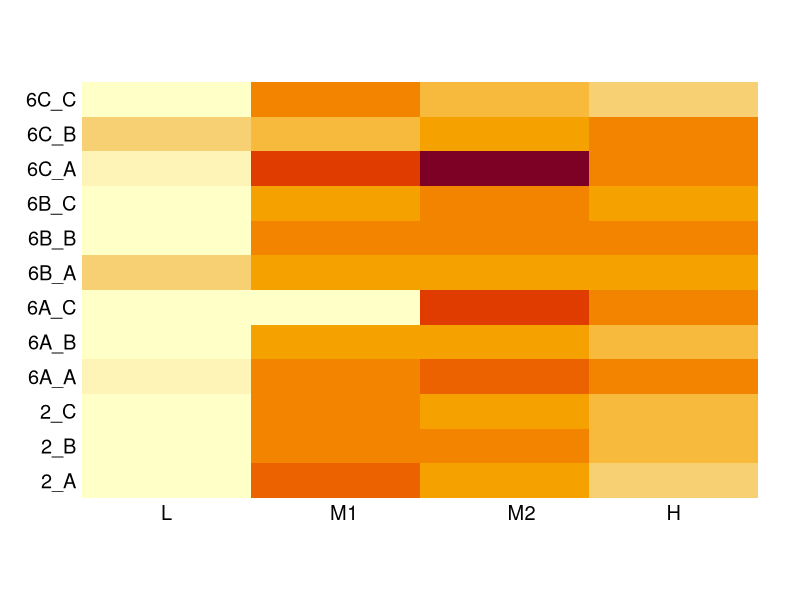
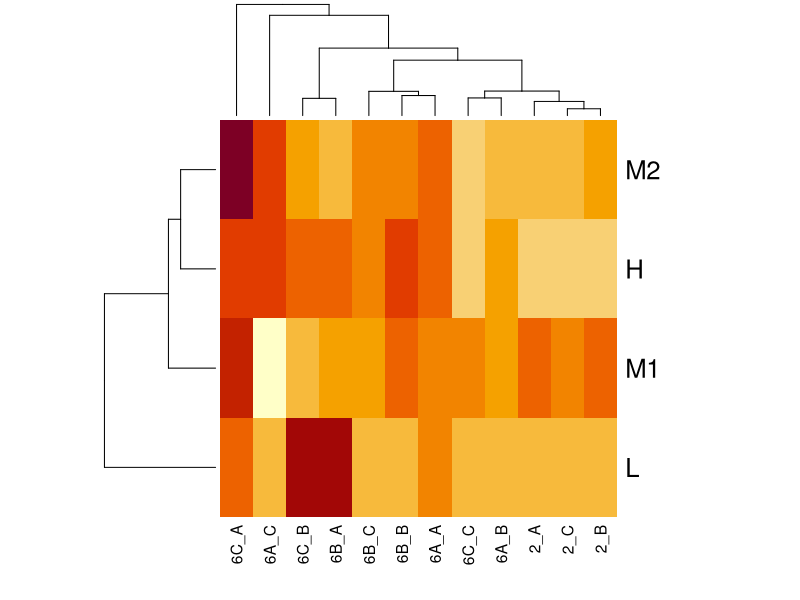
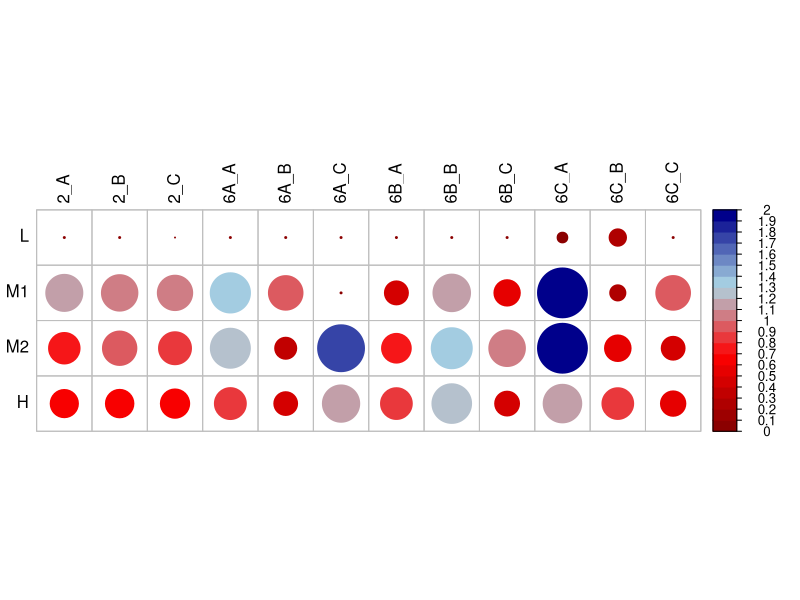

Source code (R) for these figures, in order:
# code for overview figure

require(ggplot2)
require(corrplot)

#data <- read.csv("ResultsWithoutMortality_new_mod.csv")
data <- read.csv("ResultsWithoutMortality_nov2016.csv")
# some a-values included
dispersal <- c(0.008, 0.064, 0.256, 2.048)

data1<-data[data$aValue==dispersal[1],]
data2<-data[data$aValue==dispersal[2],]
data3<-data[data$aValue==dispersal[3],]
data4<-data[data$aValue==dispersal[4],]
data_new <- rbind(data1, data2, data3, data4)

# Below if one wants to use only four dispersal values
data_all <- read.csv("data_bae.csv", sep="\t")
data_all_patches <- read.csv("data_bae_patches.csv")
data_all_patches <- data_all_patches[,-1]

# Below if one wants to use all dispersal values
dataA<-data[,c(1,2,3,8)]
colnames(dataA)[4] <- "popDensity"
dataA$time <- "1-shiftStart"
dataA$aValue[dataA$aValue==0.001 | dataA$aValue==0.002 | dataA$aValue==0.004 | dataA$aValue==0.008]=1
dataA$aValue[dataA$aValue==0.016 | dataA$aValue==0.032 | dataA$aValue==0.064 | dataA$aValue==0.128]=2
dataA$aValue[dataA$aValue==0.256 | dataA$aValue==0.512 | dataA$aValue==1.024]=3
dataA$aValue[dataA$aValue==2.048 | dataA$aValue==4.096 | dataA$aValue==8.192 | dataA$aValue==16.384]=4

dataB<-data[,c(1,2,3,4)]
colnames(dataB)[4] <- "popDensity"
dataB$time <- "2-shiftEnd"
dataB$aValue[dataB$aValue==0.001 | dataB$aValue==0.002 | dataB$aValue==0.004 | dataB$aValue==0.008]=1
dataB$aValue[dataB$aValue==0.016 | dataB$aValue==0.032 | dataB$aValue==0.064 | dataB$aValue==0.128]=2
dataB$aValue[dataB$aValue==0.256 | dataB$aValue==0.512 | dataB$aValue==1.024]=3
dataB$aValue[dataB$aValue==2.048 | dataB$aValue==4.096 | dataB$aValue==8.192 | dataB$aValue==16.384]=4

dataC<-data[,c(1,2,3,6)]
colnames(dataC)[4] <- "popDensity"
dataC$time <- "3-simEnd"
dataC$aValue[dataC$aValue==0.001 | dataC$aValue==0.002 | dataC$aValue==0.004 | dataC$aValue==0.008]=1
dataC$aValue[dataC$aValue==0.016 | dataC$aValue==0.032 | dataC$aValue==0.064 | dataC$aValue==0.128]=2
dataC$aValue[dataC$aValue==0.256 | dataC$aValue==0.512 | dataC$aValue==1.024]=3
dataC$aValue[dataC$aValue==2.048 | dataC$aValue==4.096 | dataC$aValue==8.192 | dataC$aValue==16.384]=4

data_AllDisp <- rbind(dataA, dataB, dataC)
disp008<- data_all[which(data_all[,2]==2.048),]

# # BOXPLOTS
# # K-value and landscape type
# pdf("K-pop.pdf")
# plot(data$KValue, data$PopulationAtShiftEnd, ylab="Population density")
# points(data$KValue, data$PopulationAtShiftStart, ylab="Population density", col="blue")
# dev.off()
# 
# pdf("K-landscape.pdf")
# plot(data$LandscapeType, data$KValue, ylab="K-value")
# dev.off()
# 
# 
# # Population density at different times
# p <- ggplot(data=disp008, aes(x=time, y=popDensity))+ facet_grid(aValue+Simlength~LandscapeType)
# p <- p + geom_boxplot(outlier.colour = "black", outlier.size = 1) +  labs(x="Time in simulation", y = "Population density") + theme(axis.text = element_text(size = 12), axis.title=element_text(size=14)) 
# 
# ggsave(file="boxplot_density_disp2048.pdf", width=16, height=10, useDingbats=FALSE)
# 
# ##################
# 
# 
# # Patch occupancy at different times
# p <- ggplot(data=data_all_patches, aes(x=time, y=patchesOccupied))+ facet_grid(aValue~LandscapeType)
# p <- p + geom_boxplot(color= c("darkblue", "darkred", "darkblue"), fill=c("white", "white", "white"),  outlier.colour = "black", outlier.size = 1) +  labs(x="Time in simulation", y = "Occupied habitat patches") + theme(axis.text = element_text(size = 14), axis.title=element_text(size=16)) + ggtitle("Number of patches occupied")
# 
# ggsave(file="boxplot_patches.pdf", width=16, height=10, useDingbats=FALSE)
# 
# # Population density at shift start
# p <- ggplot(data=data_new, aes(factor(aValue), data_new$PopulationAtShiftStart))+ facet_grid(Simlength~LandscapeType)
# p <- p + geom_boxplot(outlier.colour = "black", outlier.size = 1, fill="grey")  +  labs(x="Time in simulation",y = "Population density")+theme_bw() + theme(axis.text = element_text(size = 14), axis.title=element_text(size=16)) 
# ggsave(file="boxplot_densityShiftStart.pdf", width=20, height=8, useDingbats=FALSE)
# 
# # Population density at shift end
# p <- ggplot(data=data_new, aes(factor(aValue), data_new$PopulationAtShiftEnd))+ facet_grid(Simlength~LandscapeType)
# p <- p + geom_boxplot(outlier.colour = "black", outlier.size = 1, fill="grey")  +  labs(x="Time in simulation",y = "Population density")+theme_bw() + theme(axis.text = element_text(size = 14), axis.title=element_text(size=16)) 
# ggsave(file="boxplot_densityShiftEnd.pdf", width=20, height=8, useDingbats=FALSE)
# 
# # Population density at simulation end
# p <- ggplot(data=data_new, aes(factor(aValue), data_new$PopulationAtSimEnd))+ facet_grid(Simlength~LandscapeType)
# p <- p + geom_boxplot(outlier.colour = "black", outlier.size = 1, fill="grey")  +  labs(x="Time in simulation",y = "Population density")+theme_bw() + theme(axis.text = element_text(size = 14), axis.title=element_text(size=16)) 
# ggsave(file="boxplot_densitySimEnd.pdf", width=20, height=8, useDingbats=FALSE)
# 
# # Patches at shift start
# p <- ggplot(data=data_new, aes(factor(aValue), data_new$PatchesAtShiftStart))+ facet_grid(Simlength~LandscapeType)
# p <- p + geom_boxplot(outlier.colour = "black", outlier.size = 1, fill="grey")  +  labs(x="Time in simulation",y = "Population density")+theme_bw() + theme(axis.text = element_text(size = 14), axis.title=element_text(size=16)) 
# ggsave(file="boxplot_patchesShiftStart.pdf", width=20, height=8, useDingbats=FALSE)
# 
# # Patches at shift end
# p <- ggplot(data=data_new, aes(factor(aValue), data_new$PatchesAtShiftEnd))+ facet_grid(Simlength~LandscapeType)
# p <- p + geom_boxplot(outlier.colour = "black", outlier.size = 1, fill="grey")  +  labs(x="Time in simulation",y = "Population density")+theme_bw() + theme(axis.text = element_text(size = 14), axis.title=element_text(size=16)) 
# ggsave(file="boxplot_patchesShiftEnd.pdf", width=20, height=8, useDingbats=FALSE)
# 
# # Patches at simulation end
# p <- ggplot(data=data_new, aes(factor(aValue), data_new$PatchesAtSimEnd))+ facet_grid(Simlength~LandscapeType)
# p <- p + geom_boxplot(outlier.colour = "black", outlier.size = 1, fill="grey")  +  labs(x="Time in simulation",y = "Population density")+theme_bw() + theme(axis.text = element_text(size = 14), axis.title=element_text(size=16)) 
# ggsave(file="boxplot_patchesSimEnd.pdf", width=20, height=8, useDingbats=FALSE)
# 
# 
# 
# 
# # New boxplots
# p <- ggplot(data=data, aes(factor(LandscapeType), data$PopulationAtShiftEnd/data$PopulationAtShiftStart))#+ facet_grid(Simlength~aValue)
# #boxplots
# p <- p + geom_boxplot(outlier.colour = "black", outlier.size = 1, fill="grey")  +  labs(x="Number of traits",y = "Overlap")+theme_bw() + theme(axis.text = element_text(size = 14), axis.title=element_text(size=16)) 
# ggsave(file="boxplots_landscapes.pdf", width=20, height=8, useDingbats=FALSE)


# mean density
landscape <- c("2", "6A", "6B", "6C")
# original:
#speed <- c(20,80,160) # this is the number of time steps the climatic shift is happening over -> lower number = faster speed
# reordered
speed <- c(160,80,20) # this is the number of time steps the climatic shift is happening over -> lower number = faster speed
dispersal <- c(0.008, 0.064, 0.256, 2.048)
ResultAll <- matrix(NA,4,12)
ResultAll_median <- matrix(NA,4,12)
ResultAll_sd <- matrix(NA,4,12)

for(i in 1:length(landscape)){
  print(landscape[i])
  Res <- matrix(NA,4,3)
  Res_median <- matrix(NA,4,3)
  Res_sd <- matrix(NA,4,3)
  for(j in 1:length(dispersal)){
    #print(dispersal[j])
    #print(j)
    for(y in 1:length(speed)){
     # print(y)
    part <- data[data$LandscapeType==landscape[i] & data$Simlength==speed[y] & data$aValue==dispersal[j],]
    part$fraction <- part$PopulationAtSimEnd/part$PopulationAtShiftStart
    print(part$fraction)
    change <- which(part$fraction>2)
    if(length(change)>0){
       part$fraction[change]<-2
      print("CHANGES!!!")
     #new_set <- part$fraction[-remove]
     #print("REMOVALS!!!")
    }
    #else{
    #  new_set <- part$fraction
    #}
   #if(length(new_set)==0){
  #   new_set <-1
   #}
    new_set <- part$fraction
   # print(new_set)
  #  readline(prompt="Press [enter] to continue")
    print(y)
    Res[j,y] <- mean(new_set)
    print(Res)
    
    Res_median[j,y] <- median(new_set)
    Res_sd[j,y] <- sd(new_set)
    
    }
  }
  if(i==1){
  ResultAll[,1:3]<-Res
  ResultAll_median[,1:3] <- Res_median
  ResultAll_sd[,1:3] <- Res_sd
  }
  if(
    i==2){
    ResultAll[,4:6]<-Res
    ResultAll_median[,4:6] <- Res_median
    ResultAll_sd[,4:6] <- Res_sd
    
  }
  if(i==3){
    ResultAll[,7:9]<-Res
    ResultAll_median[,7:9] <- Res_median
    ResultAll_sd[,7:9] <- Res_sd
  }
  if(i==4){
    ResultAll[,10:12]<-Res
    ResultAll_median[,10:12] <- Res_median
    ResultAll_sd[,10:12] <- Res_sd
  }
}

colnames(ResultAll)<- c("2_A", "2_B", "2_C", "6A_A", "6A_B", "6A_C", "6B_A", "6B_B", "6B_C", "6C_A", "6C_B", "6C_C")
rownames(ResultAll)<- c("L", "M1", "M2", "H")
write.csv(round(ResultAll, 2), "ResultAll_mean_ShiftEnd.csv")

colnames(ResultAll_median)<- c("2_A", "2_B", "2_C", "6A_A", "6A_B", "6A_C", "6B_A", "6B_B", "6B_C", "6C_A", "6C_B", "6C_C") ###original one, probably speeds are named in wrong order

#colnames(ResultAll_median)<- c("2_f", "2_m", "2_s", "6A_f", "6A_m", "6A_s", "6B_f", "6B_m", "6B_s", "6C_f", "6C_m", "6C_s")

rownames(ResultAll_median)<- c("L", "M1", "M2", "H")
write.csv(round(ResultAll_median,2), "ResultAll_median_ShiftEnd.csv")

colnames(ResultAll_sd)<- c("2_A", "2_B", "2_C", "6A_A", "6A_B", "6A_C", "6B_A", "6B_B", "6B_C", "6C_A", "6C_B", "6C_C")
rownames(ResultAll_sd)<- c("L", "M1", "M2", "H")
write.csv(round(ResultAll_sd,2), "ResultAll_sd.csv_ShiftEnd.csv")

pdf("image.pdf")
image(ResultAll, axes=FALSE, lwd=0)

mtext(text=c("L", "M1", "M2", "H"), side=1, line=0.3, at=c(0,0.35,0.7,1), las=1, cex=1.2)
#mtext(text=c("2_f", "2_m", "2_s", "6A_f", "6A_m", "6A_s", "6B_f", "6B_m", "6B_s", "6C_f", "6C_m", "6C_s"), side=2, line=0.3, at=c(seq(0, 1, length.out = 12)), las=1, cex=1.2)
mtext(text=c("2_A", "2_B", "2_C", "6A_A", "6A_B", "6A_C", "6B_A", "6B_B", "6B_C", "6C_A", "6C_B", "6C_C"), side=2, line=0.3, at=c(seq(0, 1, length.out = 12)), las=1, cex=1.2)  # original one, probably speeds are named in wrong order

dev.off()

# regular heat map
pdf("heat.pdf")
heatmap(ResultAll)
dev.off()

# correlation plot
col4 <- colorRampPalette(c("darkred", "red","lightblue", "darkblue"))
#col4 <- colorRampPalette(c("grey"))
pdf("corrplot_simEnd.pdf")
adjRes <- ResultAll_median#mean(ResultAll)
corrplot(adjRes, is.corr=FALSE, tl.col="black", col=col4(20), cl.lim=c(0,2))
#corrplot(adjRes, is.corr=FALSE, tl.col="black", method="color", tl.pos="n", cl.lim=c(0,3), col=colorRampPalette(c("blue","white","red"))(5))
dev.off()



#+ geom_jitter(position=position_jitter(width=.2),size=1)
